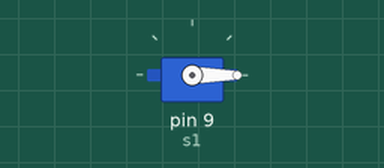
Simulated run of this sketch. Board: Arduino Uno, built with avr-gcc and run on an emulated ATmega328P. Shown: servo.

Above: at 0.05 s.
At 1.5 s:
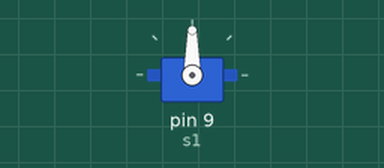
At 3.0 s:
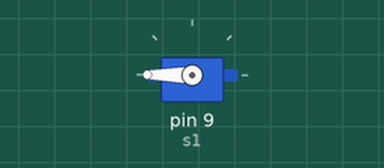
Timing chart, 0 to 5.2 s (numbered marks = the images above):
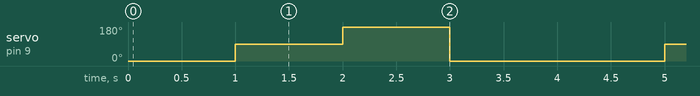

Measured:
- by itself, servo on pin 9 (s1): repeats every 4.0 s: 180° 1.0 s, 0° 2.0 s, 90° 1.0 s

The sketch:

servo.ino
```cpp
//servo motor test code
#include<Servo.h>
Servo s1;

int pos=0;

void setup() {
 s1.attach(9);
}

void loop() {

   s1.write(0);
   delay(1000);
   s1.write(90);
   delay(1000);
   s1.write(180);
   delay(1000);
   s1.write(0);
   delay(1000);
  }
```
